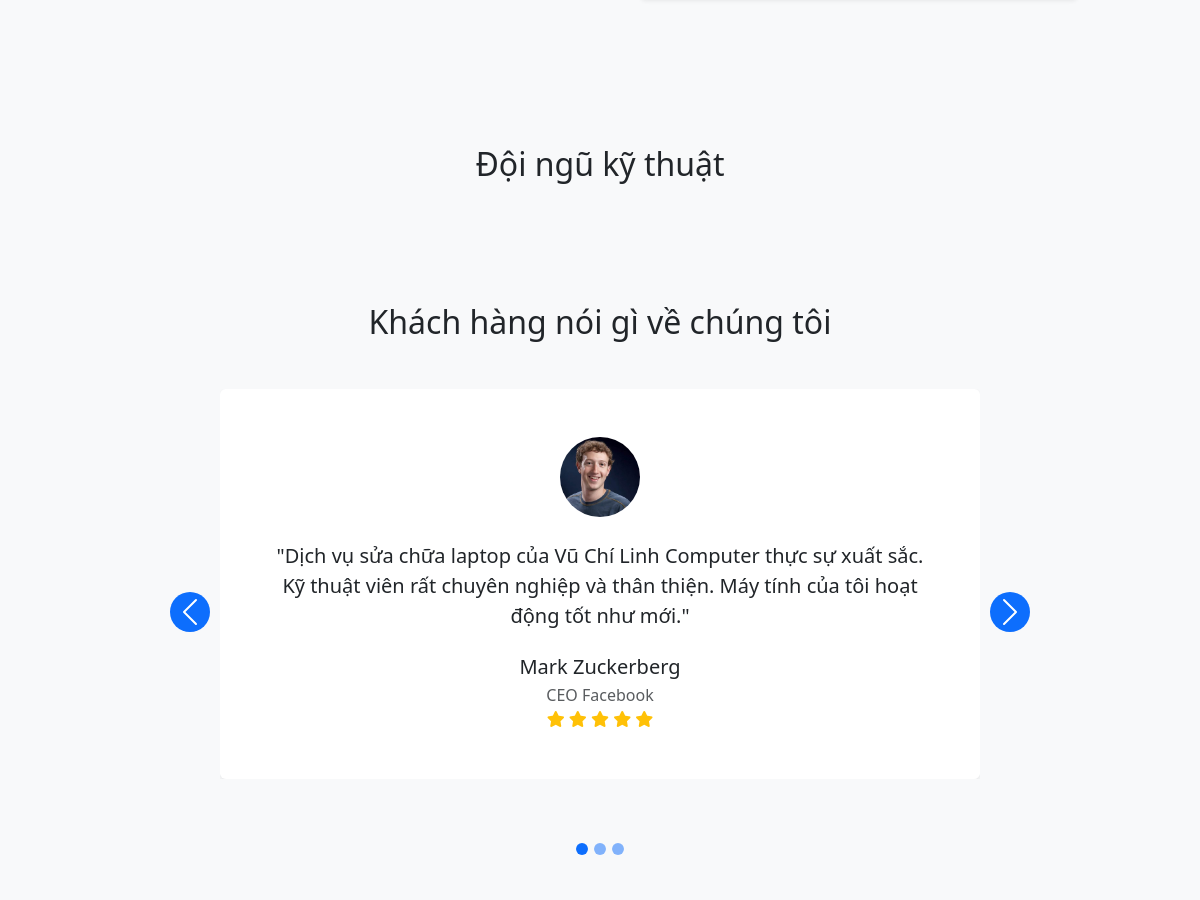
Before: / (middle part) with the older database file.
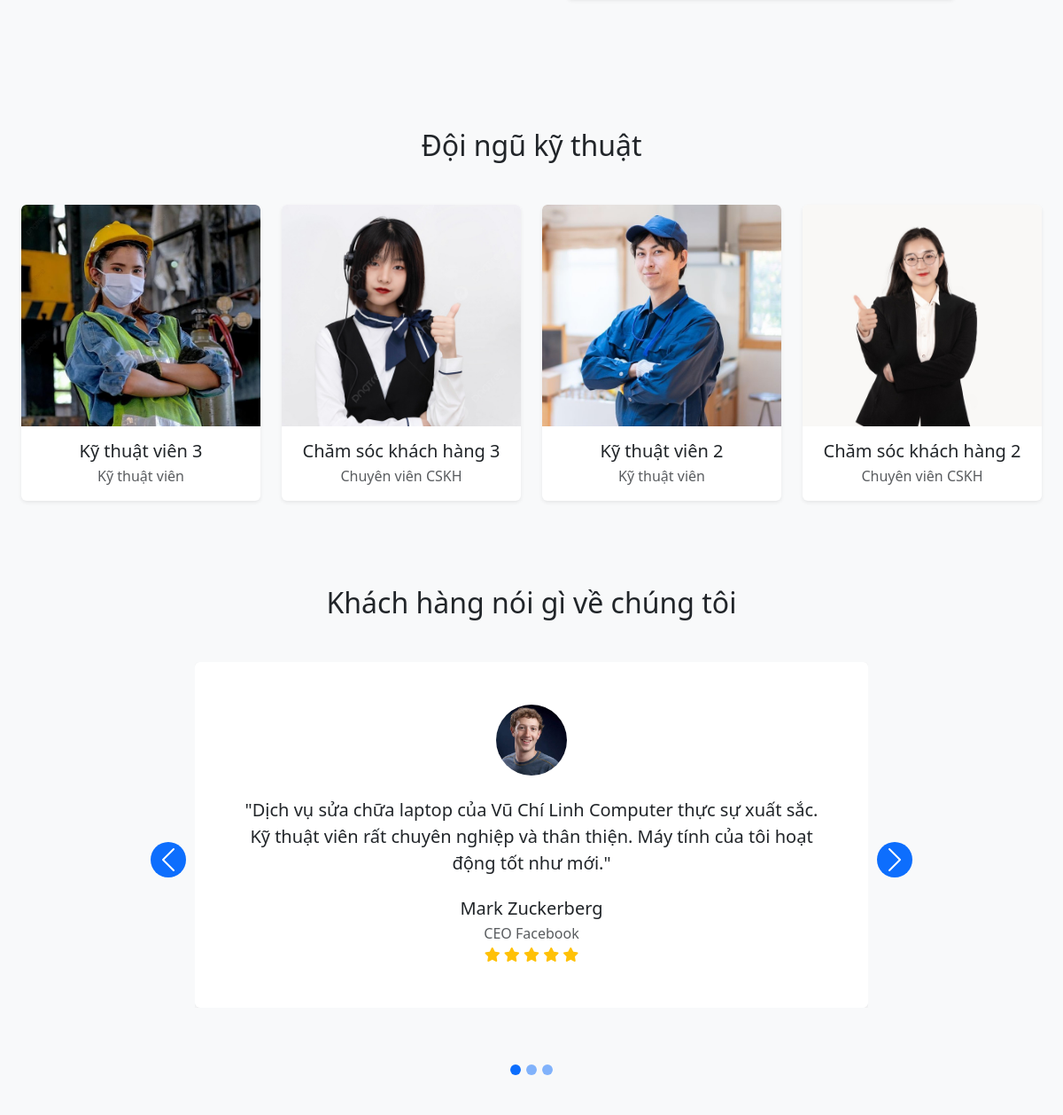
After: the same page with the newer database file.
### tables this page shows
CREATE TABLE `user_infos` (
  `id` int NOT NULL,
  `user_id` int NOT NULL,
  `fullname` varchar(100) DEFAULT NULL,
  `phone` varchar(20) DEFAULT NULL,
  `address` text,
  `gender` enum('nam','nu') DEFAULT NULL,
  `avatar` varchar(255) DEFAULT NULL,
  `created_at` timestamp NULL DEFAULT CURRENT_TIMESTAMP,
  `update_at` timestamp NOT NULL DEFAULT CURRENT_TIMESTAMP ON UPDATE CURRENT_TIMESTAMP
);

CREATE TABLE `users` (
  `id` int NOT NULL,
  `username` varchar(50) NOT NULL,
  `password` varchar(255) NOT NULL,
  `email` varchar(100) NOT NULL,
  `created_at` timestamp NULL DEFAULT CURRENT_TIMESTAMP,
  `update_at` timestamp NOT NULL DEFAULT CURRENT_TIMESTAMP ON UPDATE CURRENT_TIMESTAMP,
  `role` tinyint NOT NULL DEFAULT '0' COMMENT 'Chức vụ (0 khách hàng, 1 admin, 2 cskh, 3 ktv)'
);

### index.php (the view, shortened to what this page needs)
<?php
require_once 'include/function.php';
require_once 'include/layout/header.php';
?>
<div class="main-content">
    <div class="container-fluid px-4">
        <section class="process py-5 bg-light">
            <div class="row">
                <div class="col-lg-10 mx-auto">
                </div>
            </div>
        </section>
        <section class="team py-5">
            <h2 class="text-center mb-5 reveal">Đội ngũ kỹ thuật</h2>
            <div class="row g-4">
                <?php
                $stmt_ktv = $pdo->prepare("
                    SELECT u.id, u.username, u.role, ui.fullname, ui.avatar
                    FROM users u
                    LEFT JOIN user_infos ui ON u.id = ui.user_id
                    WHERE u.role = 3
                    ORDER BY RAND()
                    LIMIT 2
                ");
                $stmt_ktv->execute();
                $ktv_list = $stmt_ktv->fetchAll();
                $stmt_cskh = $pdo->prepare("
                    SELECT u.id, u.username, u.role, ui.fullname, ui.avatar
                    FROM users u
                    LEFT JOIN user_infos ui ON u.id = ui.user_id
                    WHERE u.role = 2
                    ORDER BY RAND()
                    LIMIT 2
                ");
                $stmt_cskh->execute();
                $cskh_list = $stmt_cskh->fetchAll();
                $staff_list = array_merge($ktv_list, $cskh_list);
                shuffle($staff_list);
                foreach($staff_list as $index => $staff):
                    $delay = ($index * 0.2) . "s";
                    $name = $staff['fullname'] ?: $staff['username'];
                    $role_text = ($staff['role'] == 3) ? "Kỹ thuật viên" : "Chuyên viên CSKH";
                    $avatar = $staff['avatar'] ? "/assets/media/uploads/avatars/{$staff['avatar']}" : "/assets/media/uploads/avatars/default.jpg";
                ?>
                <div class="col-md-3 reveal" style="transition-delay: <?php echo $delay; ?>">
                    <div class="card team-card border-0 shadow-sm h-100">
                        <div class="team-img-container">
                            <img src="<?php echo $avatar; ?>" class="card-img-top" alt="<?php echo $name; ?>" style="height: 250px; object-fit: cover;">
                        </div>
                        <div class="card-body text-center">
                            <h5 class="card-title mb-1"><?php echo $name; ?></h5>
                            <p class="text-muted"><?php echo $role_text; ?></p>
                        </div>
                    </div>
                </div>
                <?php endforeach; ?>
            </div>
        </section>
        <section class="testimonials py-5 bg-light">
            <h2 class="text-center mb-5 reveal">Khách hàng nói gì về chúng tôi</h2>
            <div class="row">
                <div class="col-lg-8 mx-auto">
                    <div id="testimonialCarousel" class="carousel slide" data-bs-ride="carousel">
                        <div class="carousel-inner">
                            <div class="carousel-item active">
                                <div class="card border-0 shadow-sm">
                                    <div class="card-body text-center p-5">
                                        <img src="/assets/media/uploads/avatars/mark-zuckerberg.jpg" class="rounded-circle mb-4" width="80" height="80" alt="Khách hàng" style="width: 80px;height: 80px;object-fit: cover;border-radius: 50%;">
                                        <p class="lead mb-4">"Dịch vụ sửa chữa laptop của Vũ Chí Linh Computer thực sự xuất sắc. Kỹ thuật viên rất chuyên nghiệp và thân thiện. Máy tính của tôi hoạt động tốt như mới."</p>
                                        <h5 class="mb-1">Mark Zuckerberg</h5>
                                        <p class="text-muted">CEO Facebook</p>
                                        <div class="text-warning">
                                            <i class="fas fa-star"></i>
                                            <i class="fas fa-star"></i>
                                            <i class="fas fa-star"></i>
                                            <i class="fas fa-star"></i>
                                            <i class="fas fa-star"></i>
                                        </div>
                                    </div>
                                </div>
                            </div>
                        </div>
                        <button class="carousel-control-prev" type="button" data-bs-target="#testimonialCarousel" data-bs-slide="prev">
                            <span class="carousel-control-prev-icon" aria-hidden="true"></span>
                        </button>
                        <button class="carousel-control-next" type="button" data-bs-target="#testimonialCarousel" data-bs-slide="next">
                            <span class="carousel-control-next-icon" aria-hidden="true"></span>
                        </button>
                        <div class="carousel-indicators position-relative mt-4">
                            <button type="button" data-bs-target="#testimonialCarousel" data-bs-slide-to="0" class="active bg-primary" aria-current="true"></button>
                            <button type="button" data-bs-target="#testimonialCarousel" data-bs-slide-to="1" class="bg-primary"></button>
                            <button type="button" data-bs-target="#testimonialCarousel" data-bs-slide-to="2" class="bg-primary"></button>
                        </div>
                    </div>
                </div>
            </div>
        </section>
<?php require_once 'include/layout/footer.php'; ?>

### include/layout/header.php (shortened to what this page needs)
<!DOCTYPE html>
<html>
<head>
    <link href="https://cdn.jsdelivr.net/npm/bootstrap@5.3.0/dist/css/bootstrap.min.css" rel="stylesheet">
    <link href="https://cdnjs.cloudflare.com/ajax/libs/font-awesome/6.0.0/css/all.min.css" rel="stylesheet">
    <link href="/assets/css/style.css" rel="stylesheet">
</head>
<body>

### include/layout/footer.php (shortened to what this page needs)
    </div>
</div>
</body>
</html>

### assets/css/style.css (style rules this page uses)
* { margin: 0; padding: 0; box-sizing: border-box; }
body { background-color: #f8f9fa; min-height: 100vh; display: flex; flex-direction: column; overflow-x: hidden; }
img { max-width: 100%; height: auto; }
.main-content { flex: 1; padding: 20px 0; }
.card { border: none; box-shadow: 0 0 10px rgba(0,0,0,.05); }
h1, h2, h3, h4, h5, h6 { margin: 0; padding: 0; }
p { margin: 0; padding: 0; line-height: 1.5; }
.container-fluid { max-width: 1200px; margin: auto; }
.team-card { overflow: hidden; }
.team-img-container { position: relative; overflow: hidden; }
.testimonials .carousel-control-prev, .testimonials .carousel-control-next { width: 40px; height: 40px; background: #0d6efd; border-radius: 50%; opacity: 1; top: 50%; transform: translateY(-50%); }
.testimonials .carousel-control-prev { left: -50px; }
.testimonials .carousel-control-next { right: -50px; }
.testimonials .carousel-indicators { bottom: -30px; }
.testimonials .carousel-indicators button { width: 12px; height: 12px; border-radius: 50%; }

Changed rows visible on the page:
added user_infos: avatar (picture), fullname "Kỹ thuật viên 3", user.role "Kỹ thuật viên"
added user_infos: avatar (picture), fullname "Chăm sóc khách hàng 3", user.role "Chuyên viên CSKH"
added user_infos: avatar (picture), fullname "Kỹ thuật viên 2", user.role "Kỹ thuật viên"
added user_infos: avatar (picture), fullname "Chăm sóc khách hàng 2", user.role "Chuyên viên CSKH"
